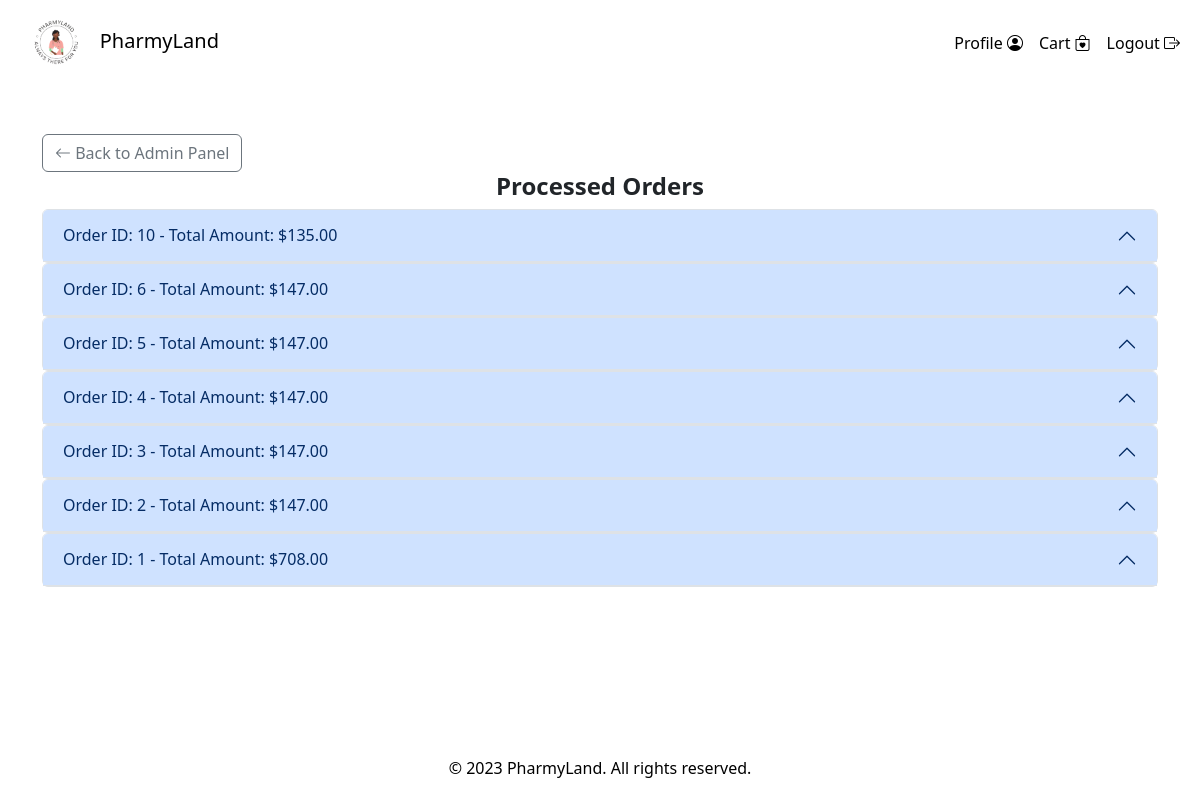
Before: /views/admin_orders_processed.php (signed in) with the older database file.
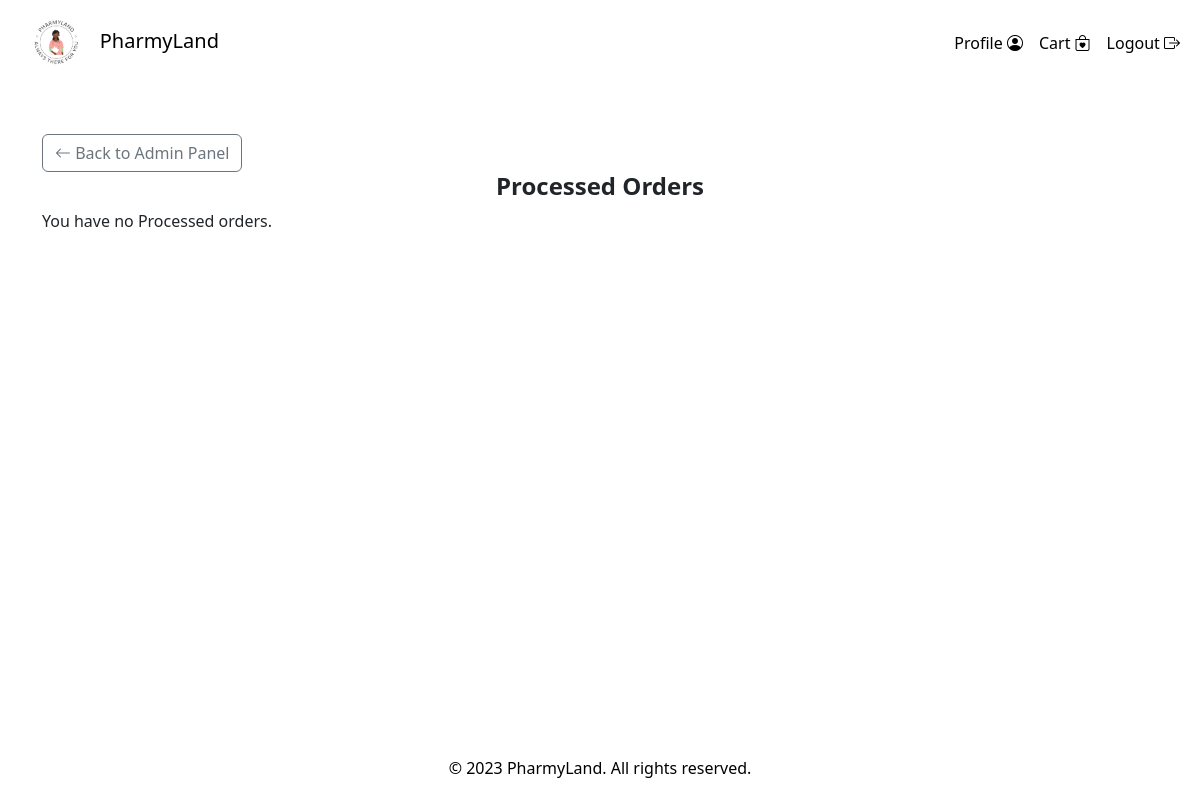
After: the same page with the newer database file.
### tables this page shows
CREATE TABLE `orders` (
  `order_id` int(11) NOT NULL,
  `user_id` int(11) NOT NULL,
  `order_date` timestamp NULL DEFAULT current_timestamp(),
  `total_amount` decimal(10,2) NOT NULL,
  `gst_amount` decimal(10,2) NOT NULL,
  `delivery_charges` decimal(10,2) NOT NULL,
  `status` varchar(20) NOT NULL,
  `address` int(11) NOT NULL
);

### views/admin_orders_processed.php (the view, shortened to what this page needs)
<?php
require('../partials/header.php');
require('../partials/navbar.php');
require('../partials/footer.php');
print($header);
?>
<body>
    <?php
    print($commonNav);
    ?>
    <div class="container mt-5 my-class-to-b">
        <div class="gap-2 mb-3 d-inline">
            <a href="admin.php" class="btn btn-outline-secondary"><i class="bi bi-arrow-left"></i> Back to Admin Panel</a>
            <h2 class="text-center fs-4 fw-bold">Processed Orders</h2>
        </div>
        <div class="scrollable-container">
            <?php
            require('dbConnect.php');
            $search = isset($_GET['search']) ? '%' . $_GET['search'] . '%' : '';
            if ($search != '') {
                $query = "SELECT o.*, u.name
                FROM orders o
                INNER JOIN users u ON o.user_id = u.id
                WHERE o.status = 'delivered'
                AND (o.order_id LIKE :search OR u.name LIKE :search)
                ORDER BY o.order_date DESC";
                $stmt = $pdo->prepare($query);
                $stmt->bindParam(':search', $search, PDO::PARAM_STR);
            } else {
                $query = "SELECT o.*, u.name
                FROM orders o
                INNER JOIN users u ON o.user_id = u.id
                WHERE o.status = 'delivered'
                ORDER BY o.order_date DESC";
                $stmt = $pdo->prepare($query);
            }
            $stmt->execute();
            if ($stmt->rowCount() > 0) {
                while ($row = $stmt->fetch(PDO::FETCH_ASSOC)) {
                    echo '<div class="accordion">';
                    echo '<div class="accordion-item">';
                    echo '<h2 class="accordion-header">';
                    echo '<button class="accordion-button" type="button" data-bs-toggle="collapse" data-bs-target="#order_' . $row['order_id'] . '">';
                    echo 'Order ID: ' . $row['order_id'] . ' - Total Amount: $' . $row['total_amount'];
                    echo '</button>';
                    echo '</h2>';
                    echo '</div>';
                    echo '</div>';
                }
            } else {
                echo '<p>You have no Processed orders.</p>';
            }
            ?>
        </div>
    </div>
    <?php print($commonFooter)?>
</body>
</html>

Changed rows visible on the page:
removed orders: order_id "10", total_amount "135.00"
removed orders: order_id "6", total_amount "147.00"
removed orders: order_id "5", total_amount "147.00"
removed orders: order_id "4", total_amount "147.00"
removed orders: order_id "3", total_amount "147.00"
removed orders: order_id "2", total_amount "147.00"
removed orders: order_id "1", total_amount "708.00"
Other visible differences:
text now shown: "You have no Processed orders."
